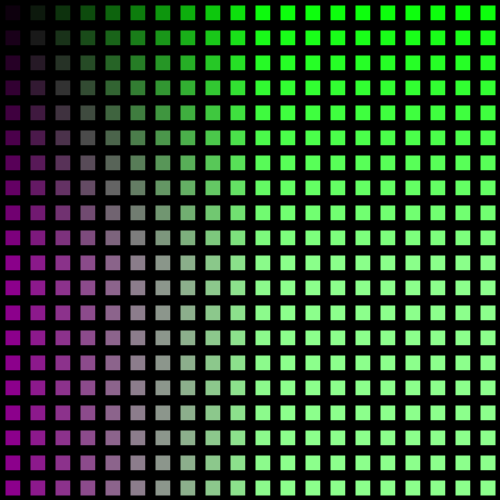
Frame 1 (no input)
Frame 60 (the mouse pressed at the canvas centre just before this capture): identical to frame 1, image omitted
Frame 120 (the mouse held since frame 60 and released just before this capture): identical to frame 1, image omitted

The Processing sketch that drew this single still picture (run headless with seeded random() and noise(); from frame 60 on, the mouse is pressed at the canvas centre):

// Processing sketch: processing_20335
// ── processing_20335.pde

int squareSize = 25;
int cols, rows;

void setup() {
  size(500,500);
  cols = width/squareSize;
  rows = height/squareSize;
}

void draw() {

  // columns
  for (int i = 0; i < cols; i++) {
    // rows
    for (int j = 0; j < rows; j++) {

      // draw rectangle at (x,y)
      int x = i*squareSize;
      int y = j*squareSize;
      
      stroke(0);
      strokeWeight(10);
      
      // color
      color colorA = color(squareSize,x,y);
      color colorB = color(y,x,squareSize);
      color fillColor = lerpColor(colorA,colorB,.5);
      
      fill(fillColor);
      rect(x,y,squareSize,squareSize);
    }
  }
}
